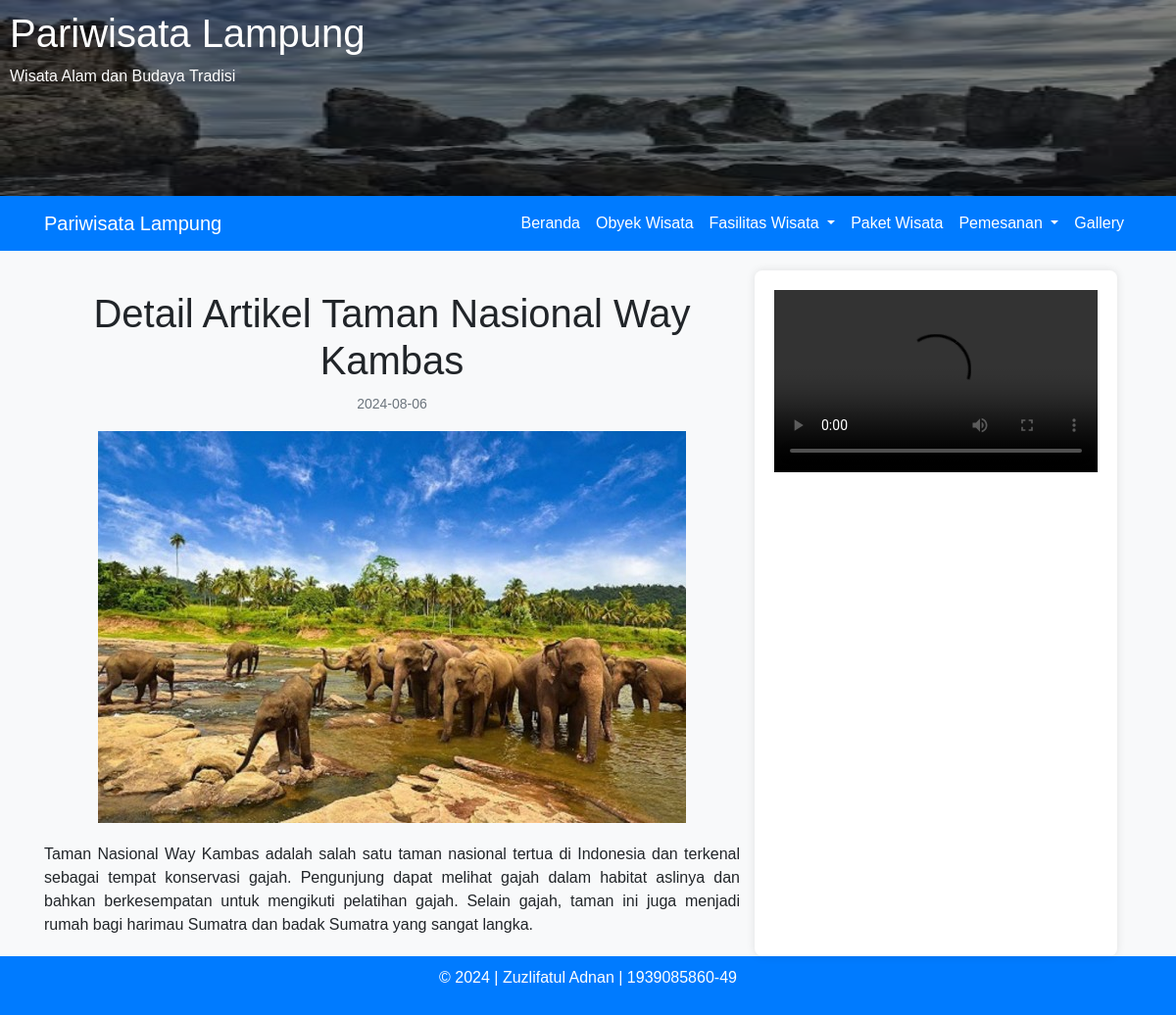
/artikelDetail.php?id=17, run on the app's committed database.
### tables this page shows
CREATE TABLE `artikel` (
  `id` int(11) NOT NULL,
  `judul` varchar(255) NOT NULL,
  `deskripsi` text NOT NULL,
  `foto` varchar(255) NOT NULL,
  `tglUpload` date NOT NULL,
  `created_at` timestamp NULL DEFAULT NULL,
  `updated_at` timestamp NULL DEFAULT NULL
);

### artikelDetail.php (the view, shortened to what this page needs)
<?php
include 'config/db.php';
$articleId = isset($_GET['id']) ? (int) $_GET['id'] : 0;
function fetchArticle($conn, $id)
{
    $sql = "SELECT id, judul, deskripsi, foto, tglUpload FROM artikel WHERE id = ?";
    $stmt = $conn->prepare($sql);
    $stmt->bind_param("i", $id);
    $stmt->execute();
    $result = $stmt->get_result();
    if ($result->num_rows > 0) {
        return $result->fetch_assoc();
    } else {
        return null;
    }
}
$article = fetchArticle($conn, $articleId);
?>
<!DOCTYPE html>
<html lang="en">
<head>
    <link href="assets/css/bootstrap.min.css" rel="stylesheet">
    <link href="assets/css/styles.css" rel="stylesheet">
    <link href="assets/css/styles2.css" rel="stylesheet">
</head>
<body>
    <?php include 'templates/userHeader.php'; ?>
    <?php include 'templates/userNav.php'; ?>
    <main class="container content">
        <div class="row">
            <div class="col-md-8">
                <div class="article-header">
                    <h1>Detail Artikel <?php echo htmlspecialchars($article['judul']); ?></h1>
                    <p><small class="text-muted"><?php echo htmlspecialchars($article['tglUpload']); ?></small></p>
                    <img src="admin/<?php echo htmlspecialchars($article['foto']); ?>"
                        alt="<?php echo htmlspecialchars($article['judul']); ?>">
                </div>
                <div class="article-body">
                    <p><?php echo nl2br(htmlspecialchars($article['deskripsi'])); ?></p>
                </div>
            </div>
            <div class="col-md-4">
                <div class="embed-responsive embed-responsive-16by9 mb-4">
                    <video class="embed-responsive-item" controls>
                        <source src="assets/video/video.mp4" type="video/mp4">
                    </video>
                </div>
            </div>
        </div>
    </main>
    <?php include 'templates/footer.php'; ?>
</body>
</html>

### assets/css/styles.css (style rules this page uses)
.content { margin-top: 20px; }
.article-header { margin: 20px 0; text-align: center; }
.article-header img { width: 100%; height: auto; max-width: 600px; max-height: 400px; object-fit: cover; }
.article-body { margin: 20px 0; }
.article-body p { text-align: justify; }

### assets/css/styles2.css (style rules this page uses)
body { background-color: #f8f9fa; font-family: Arial, sans-serif; }
.row { width: 100%; }
.col-md-4 { background: #ffffff; padding: 20px; border-radius: 8px; box-shadow: 0 0 10px rgba(0, 0, 0, 0.1); }

### artikelDetail.php (style rules this page uses)
.article-header { margin: 20px 0; text-align: center; }
.article-header img { width: 100%; height: auto; max-width: 600px; max-height: 400px; object-fit: cover; }
.article-body { margin: 20px 0; }
.article-body p { text-align: justify; }

### data on the page
artikel: judul "Taman Nasional Way Kambas", tglUpload "2024-08-06", foto (picture), deskripsi "Taman Nasional Way Kambas adalah salah satu taman nasional tertua di Indonesia dan terkenal sebagai tempat konservasi gajah. Pengunjung dapat melihat gajah dalam habitat aslinya dan bahkan berkesempatan untuk mengikuti pelatihan gajah. Selain gajah, taman ini juga menjadi rumah bagi harimau Sumatra dan badak Sumatra yang sangat langka."
